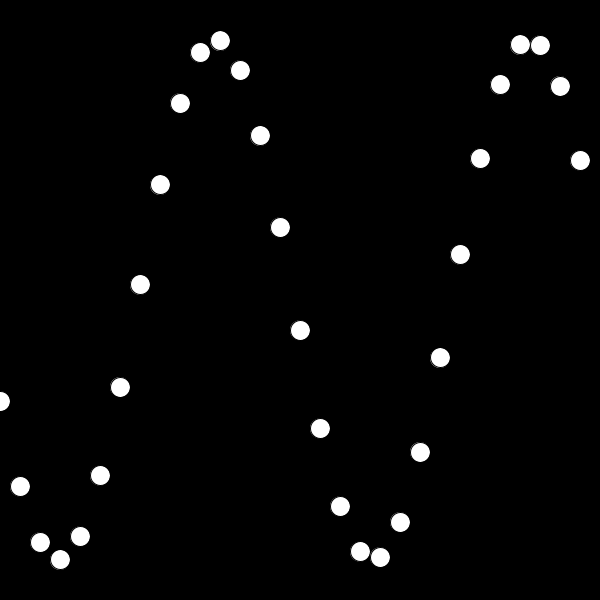
Frame 1 (no input)
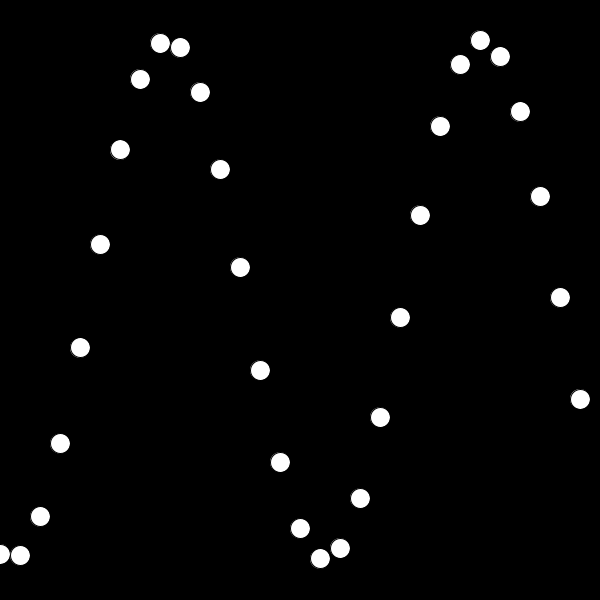
Frame 60 (the mouse pressed at the canvas centre just before this capture)
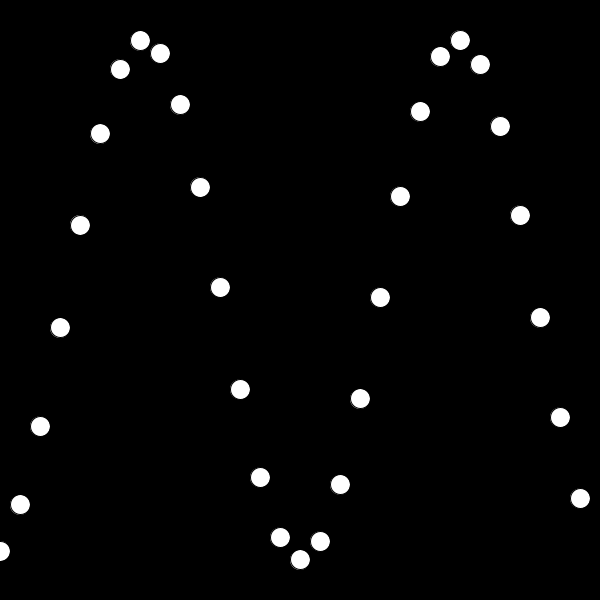
Frame 120 (the mouse held since frame 60 and released just before this capture)

The Processing sketch that drew these frames (run headless with seeded random() and noise(); from frame 60 on, the mouse is pressed at the canvas centre):

// Processing sketch: sketch_3
// ── sketch_3.pde
/* 
 the program below draws three circles whose oscillation 
 is slightly off from one another. 
 
 instead of drawing the circles one by one, create a loop 
 that will draw 30 circles to the canvas to create the 
 wave pattern as shown in the example gif. use the iteration
 variable (e.g. 'i') from your loop to adjust the beginning 
 angle of each circle and space them out over the x-axis. 
 finally, adjust the amplitude so that the wave goes from 
 the top of the canvas to the bottom.
 */

float angle = 0.0;
float offset;
float amplitude = 260;
float speed = 0.05;
float incr;

void setup() {
  size(600, 600);
  offset = height/2;
  frameRate(30);
}

void draw() {
  background(0);
  for (int i = 0; i < 30; i++) {
    incr += 0.4;
    float y = offset + sin(angle + incr) * amplitude;
    ellipse(map(i, 0, 30, 0, width), y, 20, 20);
  }
  angle += speed;
}
